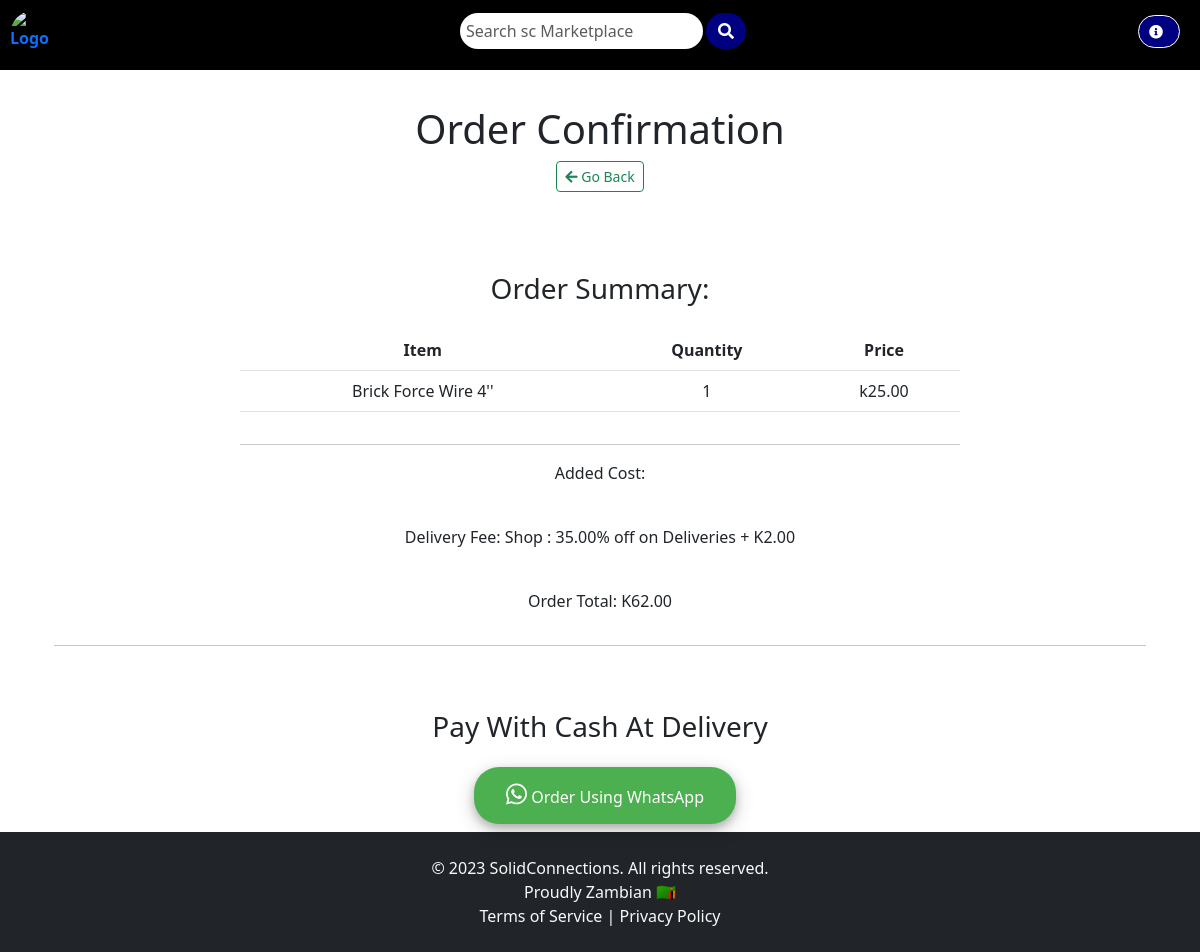
/order-confirmation/51/, run on an earlier commit of the app's database.
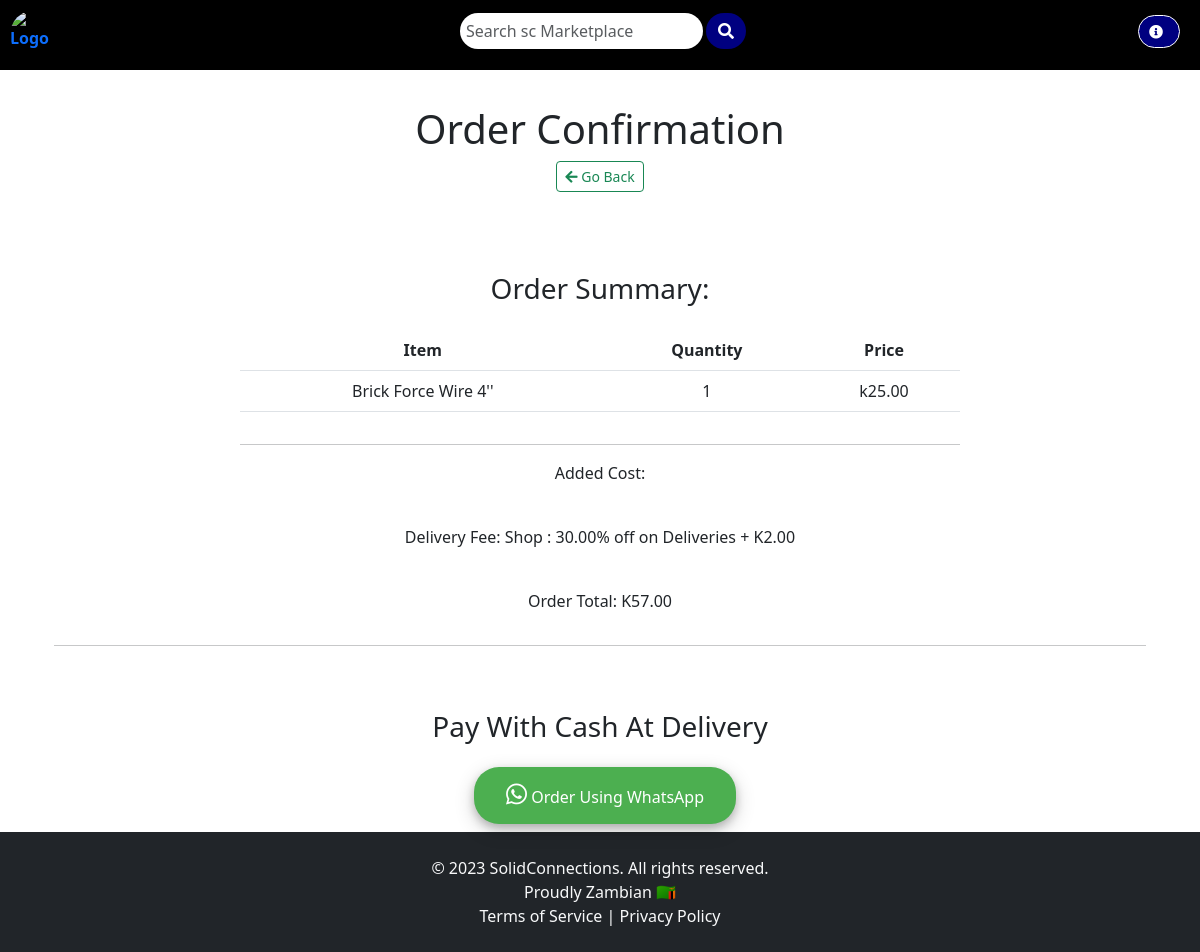
And on a later commit of the database.
### customer/models.py (models this page shows)
class Location(models.Model):
    name = models.CharField(max_length=50)
    delivery_fee = models.DecimalField(max_digits=5, decimal_places=2)
    def __str__(self):
        return self.name

### customer/views.py (the view)
# urls.py: path('order-confirmation/<int:pk>/', OrderConfirmation.as_view(), name='order-confirmation'),
class OrderConfirmation(View):
    def get(self, request, pk, *args, **kwargs):
        order = OrderModel.objects.get(pk=pk)
        discount_percentage = Decimal('0.08')  # Use Decimal for precise arithmetic
        discount_amount = discount_percentage * order.price
        total_price = order.price + order.location.delivery_fee + discount_amount
        context = {
            'pk': order.pk,
            'order_items': order.order_items.all(),
            'price': order.price,
            'location': order.location,
            'delivery_fee': order.location.delivery_fee,
            'total_price': total_price,
            'discount_amount': discount_amount,
        }
        return render(request, 'customer/order_confirmation.html', context)

### templates/customer/order_confirmation.html (shortened to what this page needs)
{% extends 'base.html' %}
{% block content %}
<div class="container">
<div class="container mb-5">
    <div class="row justify-content-center mt-1">
        <div class="col-md-5 col-sm-12 p-4 text-center">
            <h1>Order Confirmation</h1>
            <a href="{% url 'customer:order' %}" class="btn btn-outline-success mb-2 btn-sm">
                <i class="fas fa-arrow-left"></i> Go Back
            </a>
        </div>
    </div>
    <div class="row justify-content-center mt-5">
        <div class="col-md-8 col-sm-12 text-center">
            <h3 class="pb-3">Order Summary:</h3>
            <div class="table-responsive">
                <table class="table">
                    <thead>
                        <tr>
                            <th>Item</th>
                            <th>Quantity</th>
                            <th>Price</th>
                        </tr>
                    </thead>
                    <tbody>
                        {% for item in order_items %}
                        <tr>
                            <td>{{ item.item.name }}</td>
                            <td>{{ item.quantity }}</td>
                            <td>k{{ item.item.price }}</td>
                        </tr>
                        {% endfor %}
                    </tbody>
                </table>
            </div>
            <hr />
            <p>Added Cost: </p>
            <p class="font-weight-bold pt-4">Delivery Fee: {{ location }} : {{ delivery_fee }}% off on Deliveries + K{{ discount_amount|floatformat:2 }}</p>
            <p class="font-weight-bold pt-4">Order Total: K{{ total_price|floatformat:2 }}</p>
        </div>
    </div>
    <hr />
</div>
<div class="row justify-content-center pb-2 pt-3">
    <div class="col-md-6 text-center">
        <h3>Pay With Cash At Delivery</h3>
    </div>
</div>
<div class="row justify-content-center pb-2 pt-2">
    <div class="col-md-6 text-center">
        <a href="https://api.whatsapp.com/send?phone=260970349470&text=Invoice%20Order:%20https://blessedtouchs.pythonanywhere.com/customer/order/{{ pk }}/invoice" class="btn btn-custom" style="margin-left: 10px;">
            <i class="fab fa-whatsapp" aria-hidden="true" style="color: white; font-size: 24px;"></i> Order Using WhatsApp
        </a>
    </div>
</div>
</div>
{% endblock content %}

What changed in the data, as far as the page shows it:
changed Location "Shop": delivery_fee "35.00" → "30.00"
Also different on the page:
{{ total_price|floatformat:2 }}: "62.00" → "57.00"
